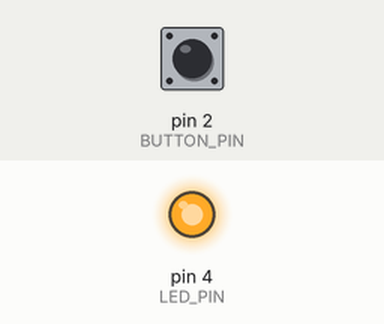
A sketch run on a simulated Arduino Uno, built with avr-gcc and run on an emulated ATmega328P. Shown: output pins drawn as LEDs (lit = HIGH). The inputs (shaded band) are chosen by the test bench; at power-on: pin 2 (BUTTON_PIN) HIGH.

Above: at 1.2 s.
1.3 s: pin 2 (BUTTON_PIN) pulled LOW for 0.15 s
At 1.37 s:
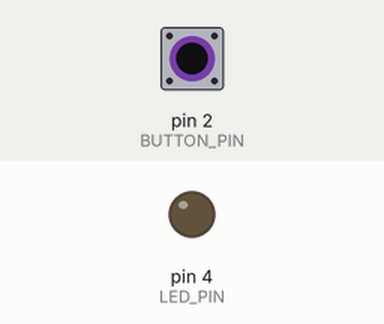
2.9 s: pin 2 (BUTTON_PIN) pulled LOW for 3.2 s
At 6.4 s:
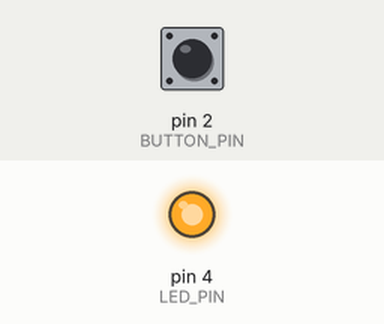
Timing chart, 0 to 7.9 s (numbered marks = the images above; inputs shaded):
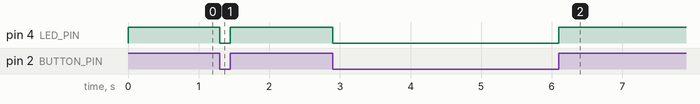

The sketch:

Push_button_with_led.ino
```cpp
#define LED_PIN 4
#define BUTTON_PIN 2

void setup() {
  pinMode(LED_PIN, OUTPUT);
  pinMode(BUTTON_PIN, INPUT_PULLUP);  // Enable internal pull-up resistor
}

void loop() {
  int buttonState = digitalRead(BUTTON_PIN);
  digitalWrite(LED_PIN, buttonState); // LED ON when button is pressed
}
```

Measured:
- after the input at 1.3 s, pin 4 (LED_PIN): HIGH → LOW at once, → HIGH 0.15 s later
- after the input at 2.9 s, pin 4 (LED_PIN): HIGH → LOW at once, → HIGH 3.2 s later
